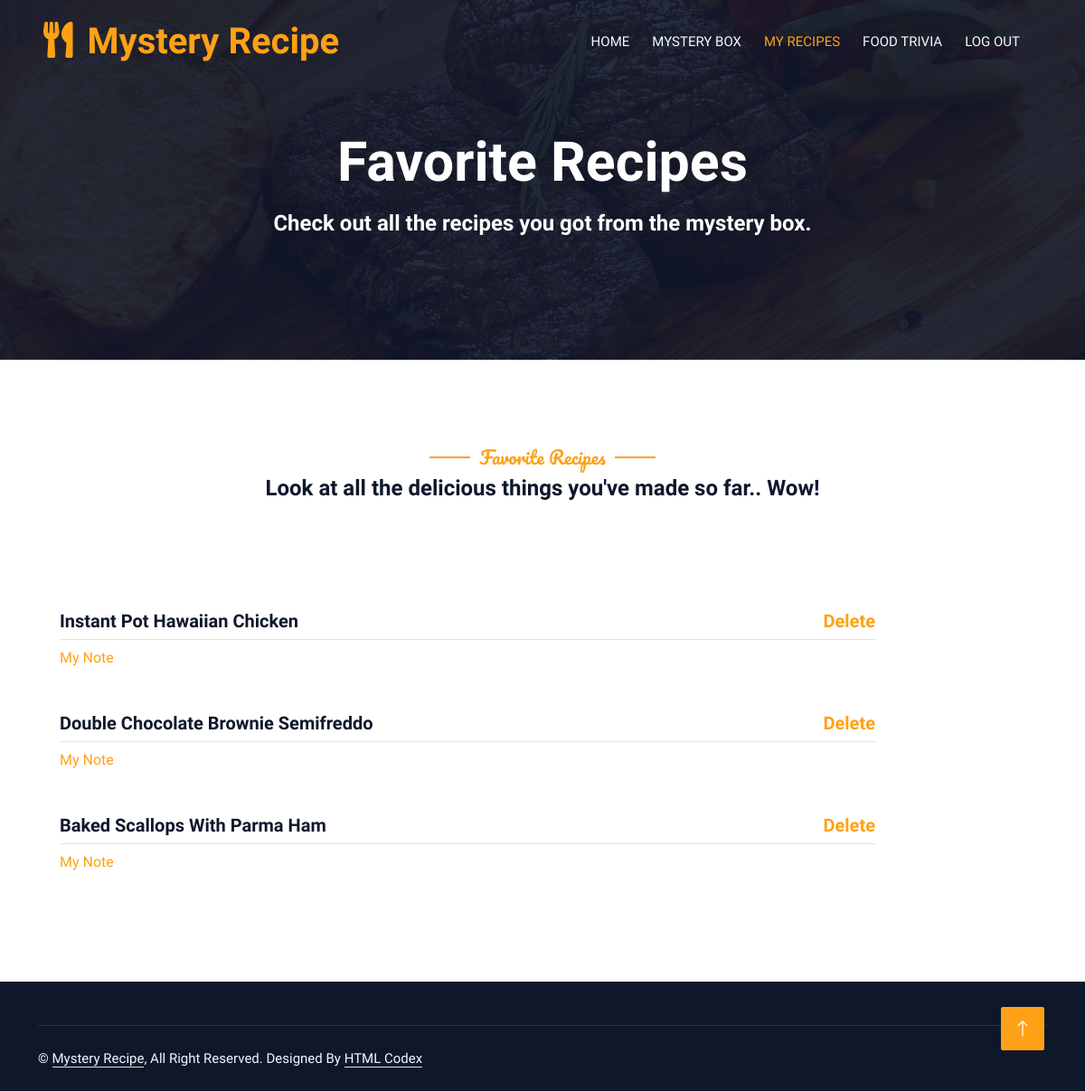
/myrecipes (signed in), run on an earlier commit of the app's database.
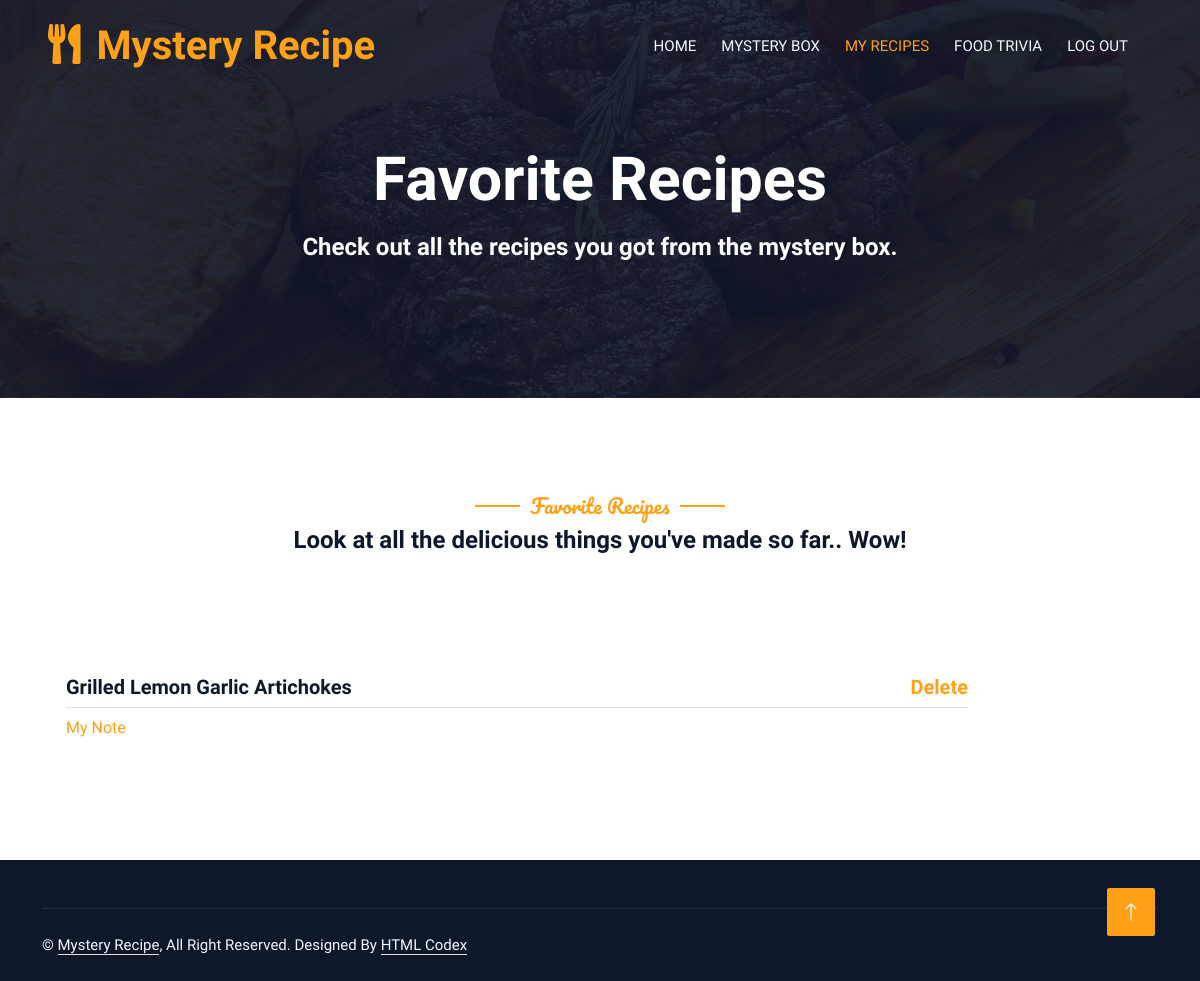
And on a later commit of the database.
### main.py (models this page shows)
class Recipe(db.Model):
    id = db.Column(db.Integer, primary_key=True)
    recipe_name = db.Column(db.String(100))
    recipe_link = db.Column(db.String(200))
    user_id = db.Column(db.Integer, db.ForeignKey("user.id"))
    recipe_note = db.Column(db.String(500))

### main.py (the view)
@app.route("/myrecipes")
def my_recipes():
    all_recipe_data = Recipe.query.filter(Recipe.user_id == current_user.id).all()
    return render_template('my_recipes.html', all_recipe_data=all_recipe_data)

### main.py (called while the page is built)
@login_manager.user_loader
def load_user(user_id):
    return User.query.get(int(user_id))

### templates/my_recipes.html (shortened to what this page needs)
<!DOCTYPE html>
<html lang="en">
<head>
    <link href="https://cdnjs.cloudflare.com/ajax/libs/font-awesome/5.10.0/css/all.min.css" rel="stylesheet">
    <link href="https://cdn.jsdelivr.net/npm/bootstrap-icons@1.4.1/font/bootstrap-icons.css" rel="stylesheet">
	<link href="{{ url_for('static', filename='lib/animate/animate.min.css') }}" rel="stylesheet">
    <link href="{{ url_for('static', filename='lib/owlcarousel/assets/owl.carousel.min.css') }}" rel="stylesheet">
    <link href="{{ url_for('static', filename='lib/tempusdominus/css/tempusdominus-bootstrap-4.min.css') }}" rel="stylesheet" />
	<link href="{{ url_for('static', filename='css/bootstrap.min.css') }}" rel="stylesheet">
    <link href="{{ url_for('static', filename='css/style.css') }}" rel="stylesheet">
</head>
<body>
    <div class="container-xxl bg-white p-0">
        <div class="container-xxl position-relative p-0">
            <nav class="navbar navbar-expand-lg navbar-dark bg-dark px-4 px-lg-5 py-3 py-lg-0">
                <a href="" class="navbar-brand p-0">
                    <h1 class="text-primary m-0"><i class="fa fa-utensils me-3"></i>Mystery Recipe</h1>
                </a>
                <div class="collapse navbar-collapse" id="navbarCollapse">
                    <div class="navbar-nav ms-auto py-0 pe-4">
                        <a href="{{ url_for('dashboard') }}" class="nav-item nav-link">Home</a>
                        <a href="{{ url_for('random_recipe') }}" class="nav-item nav-link">Mystery Box</a>
                        <a href="{{ url_for('my_recipes') }}" class="nav-item nav-link active">My Recipes</a>
                        <a href="{{ url_for('trivia') }}" class="nav-item nav-link">Food Trivia</a>
                        <a href="{{ url_for('home') }}" class="nav-item nav-link">Log Out</a>
                    </div>
                </div>
            </nav>
            <div class="container-xxl py-5 bg-dark hero-header mb-5">
                <div class="container text-center my-5 pt-5 pb-4">
                    <h1 class="display-3 text-white mb-3 animated slideInDown">Favorite Recipes</h1>
                    <nav aria-label="breadcrumb">
                        <h4 class="text-white mb-3 animated slideInDown">
                            Check out all the recipes you got from the mystery box.
                        </h4>
                    </nav>
                </div>
            </div>
        </div>
        <div class="container-xxl py-5">
            <div class="container">
                <div class="text-center wow fadeInUp" data-wow-delay="0.1s">
                    <h5 class="section-title ff-secondary text-center text-primary fw-normal">Favorite Recipes</h5>
                    <h4 class="mb-4">Look at all the delicious things you've made so far.. Wow!</h4>
                </div>
            </div>
        </div>
        <div class="container-xxl py-5">
            <div class="container">
                <div class="tab-class text-center wow fadeInUp" data-wow-delay="0.1s">
                    <div class="tab-content">
                        <div id="tab-1" class="tab-pane fade show p-0 active">
                            <div class="row g-4">
                                {% for recipe_data in all_recipe_data: %}
                                    <div class="col-lg-10">
                                        <div class="d-flex align-items-center">
                                            <div class="w-100 d-flex flex-column text-start ps-4">
                                                <h5 class="d-flex justify-content-between border-bottom pb-2">
                                                    <a class="text-dark" href="{{ recipe_data.recipe_link }}">{{ recipe_data.recipe_name }}</a>
                                                    <a href="{{ url_for('delete', id=recipe_data.id) }}">Delete</a>
                                                </h5>
                                                <a href="{{ url_for('update', id=recipe_data.id) }}">My Note</a><br>
                                            </div>
                                        </div>
                                    </div>
                                {% endfor %}
                            </div>
                        </div>
                    </div>
                </div>
            </div>
        </div>
        <div class="container-fluid bg-dark text-light footer pt-5 mt-5 wow fadeIn" data-wow-delay="0.1s">
            <div class="container">
                <div class="copyright">
                    <div class="row">
                        <div class="col-md-6 text-center text-md-start mb-3 mb-md-0">
                            &copy; <a class="border-bottom">Mystery Recipe</a>, All Right Reserved.
							Designed By <a class="border-bottom" href="https://htmlcodex.com">HTML Codex</a>
                        </div>
                    </div>
                </div>
            </div>
        </div>
        <a href="#" class="btn btn-lg btn-primary btn-lg-square back-to-top"><i class="bi bi-arrow-up"></i></a>
    </div>
</body>
</html>

### static/css/style.css (style rules this page uses)
:root { --primary: #FEA116; --light: #F1F8FF; --dark: #0F172B; }
.ff-secondary { font-family: 'Pacifico', cursive; }
.back-to-top { position: fixed; display: none; right: 45px; bottom: 45px; z-index: 99; }
.btn { font-family: 'Nunito', sans-serif; font-weight: 500; text-transform: uppercase; transition: .5s; }
.btn.btn-primary, .btn.btn-secondary { color: #FFFFFF; }
.btn-lg-square { width: 48px; height: 48px; }
.btn-square, .btn-sm-square, .btn-lg-square { padding: 0; display: flex; align-items: center; justify-content: center; font-weight: normal; border-radius: 2px; }
.navbar-dark .navbar-nav .nav-link { position: relative; margin-left: 25px; padding: 35px 0; font-size: 15px; color: var(--light) !important; text-transform: uppercase; font-weight: 500; outline: none; transition: .5s; }
.navbar-dark .navbar-nav .nav-link:hover, .navbar-dark .navbar-nav .nav-link.active { color: var(--primary) !important; }
@media (min-width: 992px) { .navbar-dark { position: absolute; width: 100%; top: 0; left: 0; z-index: 999; background: transparent !important; } }
.hero-header { background: linear-gradient(rgba(15, 23, 43, .9), rgba(15, 23, 43, .9)), url(../img/bg-hero.jpg); background-position: center center; background-repeat: no-repeat; background-size: cover; }
.section-title { position: relative; display: inline-block; }
.section-title::before { position: absolute; content: ""; width: 45px; height: 2px; top: 50%; left: -55px; margin-top: -1px; background: var(--primary); }
.section-title::after { position: absolute; content: ""; width: 45px; height: 2px; top: 50%; right: -55px; margin-top: -1px; background: var(--primary); }
.footer .copyright { padding: 25px 0; font-size: 15px; border-top: 1px solid rgba(256, 256, 256, .1); }
.footer .copyright a { color: var(--light); }
.text-dark { color: #0F172B; }

What changed in the data, as far as the page shows it:
removed Recipe: recipe_name "Instant Pot Hawaiian Chicken"
removed Recipe: recipe_name "Double Chocolate Brownie Semifreddo"
removed Recipe: recipe_name "Baked Scallops With Parma Ham"
added Recipe: recipe_name "Grilled Lemon Garlic Artichokes"
